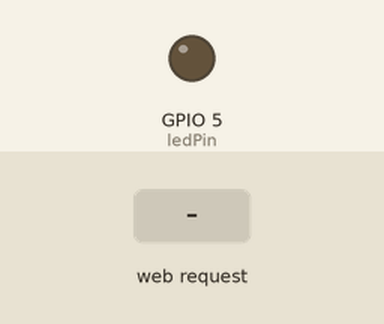
Simulated run of this sketch. Board: ESP8266 (NodeMCU). Parts: output pins drawn as LEDs (lit = HIGH). Dashed ring = blinking. The inputs (shaded band) are chosen by the test bench. WiFi joins after 1.5 s; servers stay silent unless stated; what the sketch prints to the serial monitor is not drawn.

Above: at 2.7 s.
2.8 s: HTTP request GET /LED=BLINK received
At 2.9 s:
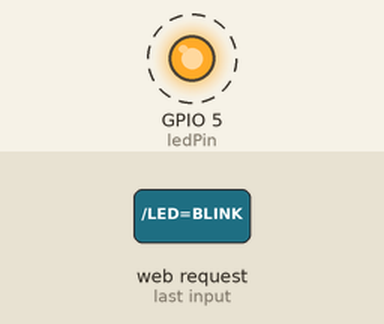
8.3 s: HTTP request GET /LED=ON received
At 9.7 s:
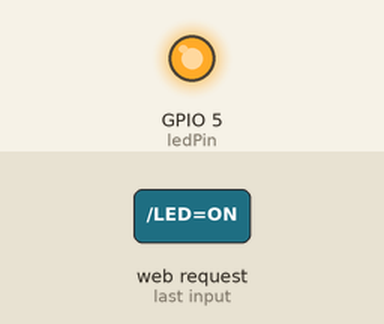
Timing chart, 0 to 11.3 s (numbered marks = the images above; inputs shaded):
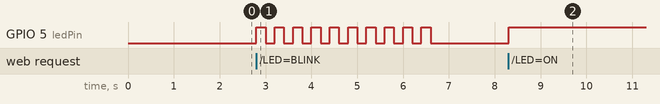

The sketch:

Servidor_Web_Basico.ino
```cpp
#include <ESP8266WiFi.h>

//Información de nuestro WIFI
const char *ssid = "-";
const char *password = "-";

//Datos para una IP estática
IPAddress ip(192,168,0,10);
IPAddress gateway(192,168,0,1);
IPAddress subnet(255,255,255,0);

//Definimos el pin donde está conectado el led
int ledPin = 5;

//Puerto 80 TCP, este puerto se usa para la navegación web http
WiFiServer server(80);

void setup() {
  Serial.begin(115200); //Iniciamos comunicación serial
  delay(10);

  pinMode(ledPin, OUTPUT);  //Pin del Led como salida
  digitalWrite(ledPin, LOW);  //Ponemos la salida de led en bajo

  // Conectandose al Wifi
  Serial.println();
  Serial.println();
  Serial.print("Conectandose a ");
  Serial.println(ssid);

  WiFi.mode(WIFI_STA); //Wifi en modo estación
  WiFi.config(ip, gateway, subnet);//Configuramos la ip estática
  WiFi.begin(ssid, password); //Iniciamos conexión con el nombre y la contraseña del wifi que indicamos

  //Mientras se conecta se imprimiran puntos
  while (WiFi.status() != WL_CONNECTED) {
    delay(500);
    Serial.print(".");
  }

  //Cuando se conecte lo imprimimos
  Serial.println("");
  Serial.println("WiFi Conectado");

  // Iniciamos el esp como servidor web
  server.begin();
  Serial.println("Servidor iniciado");

  // Imprimimos la dirección IP
  Serial.print("Usa esta URL para comunicar al ESP: ");
  Serial.print("http://");
  Serial.print(WiFi.localIP());
  Serial.println("/");

}

void loop() {
  // El servidor siempre estará esperando a que se conecte un cliente
  WiFiClient client = server.available();
  if (!client) {
    return;
  }


  Serial.println("Nuevo cliente"); //Cuando un cliente se conecte vamos a imprimir que se conectó
  while(!client.available()){  //Esperamos a que el ciente mande una solicitud
    delay(1);
  }

  // Leemos la primer línea de la solicitud y la guardamos en la variable string request
  String request = client.readStringUntil('\r');
  Serial.println(request); //Imprimimos la solicitud
  client.flush(); //Descartamos los datos que se han escrito en el cliente y no se han leído

  // Relacionamos la solicitud
  if (request.indexOf("/LED=OFF") != -1){
    digitalWrite(ledPin, LOW);
  }
  if (request.indexOf("/LED=ON") != -1) {
    digitalWrite(ledPin, HIGH);
  }

  if (request.indexOf("/LED=BLINK") != -1){
    for(int i=0;i<10;i++)
    {
    digitalWrite(ledPin, HIGH);
    delay(200);
    digitalWrite(ledPin, LOW);
    delay(200);
    }
  }

  // Respuesta del servidor web

  client.println("HTTP/1.1 200 OK"); // La respuesta empieza con una linea de estado
  client.println("Content-Type: text/html"); //Empieza el cuerpo de la respuesta indicando que el contenido será un documento html
  client.println(""); // Ponemos un espacio
  client.println("<!DOCTYPE HTML>"); //Indicamos el inicio del Documento HTML
  client.println("<html lang=\"en\">");
  client.println("<head>");
  client.println("<meta charset=\"UTF-8\">");
  client.println("<meta name=\"viewport\" content=\"width=device-width, initial-scale=1.0\">"); //Para que se adapte en móviles
  client.println("<title>Servidor Web ESP8266</title>");
  client.println("</head>");
  client.println("<body>");
  client.println("<br><br>");

  client.println("<h1 style=\"text-align: center;\">Servidor Web ESP8266</h1>");

  client.println("<p style=\"text-align: center;\">");
  client.println("Click <a href=\"/LED=ON\">Aqui</a> para encender LED en el pin 2 ON<br>"); //Oración que contiene un hipervínculo
  client.println("Click <a href=\"/LED=OFF\">Aqui</a> para apagar el led en el pin 2 OFF<br>");
  client.println("Click <a href=\"/LED=BLINK\">Aqui</a> para parpadar el led en el pin 2<br> <br>");


  client.println("<button onclick=location.href=\"/LED=ON\"> Encender LED</button> <br> <br>"); // Botón sencillo que contiene hipervínculo
  client.println("<button onclick=location.href=\"/LED=OFF\" >Apagar LED </button> <br> <br>");
  client.println("<button onclick=location.href=\"/LED=BLINK\">Parpadear LED </button> <br> <br>");

  client.println("</p>");
  client.println("</body>");

  client.println("</html>"); //Terminamos el HTML

  delay(1);
  Serial.println("Cliente desconectado"); //Imprimimos que terminó el proceso con el cliente desconectado
  Serial.println("");

}
```

Measured:
- after the input at 2.8 s, GPIO 5 (ledPin): alternates HIGH for 0.20 s and LOW for 0.20 s, 20 changes in all, then stays LOW, starting at once
- after the input at 8.3 s, GPIO 5 (ledPin): LOW → HIGH at once
